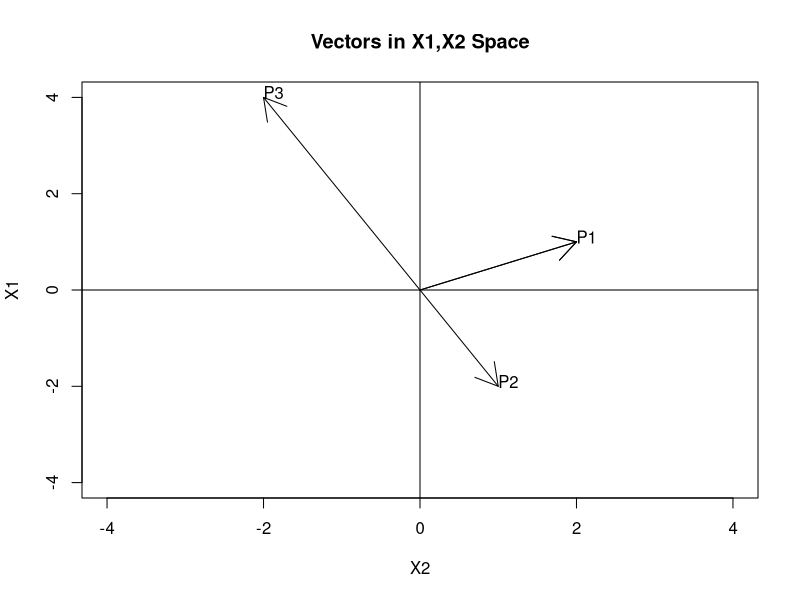
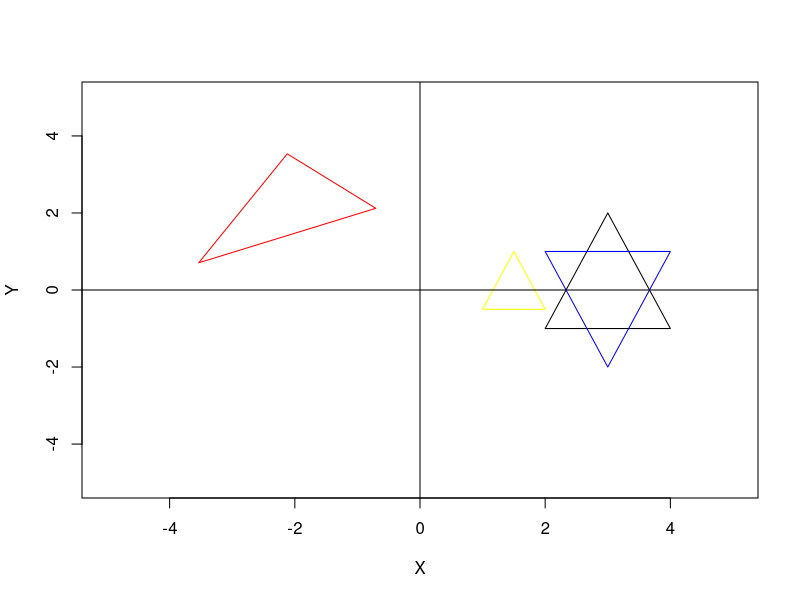

Write R code to recreate these figures, in order.
## ---- chunk 1
knitr::opts_chunk$set(echo = TRUE)
## ---- chunk 2
p1 <- c(2,1)
p2 <- c(1,-2)
p3 <- c(-2,4)

mat <- cbind(p1,p2,p3)
plot(NULL,xlim=c(-4,4),ylim=c(-4,4),ylab="X1",xlab="X2",main="Vectors in X1,X2 Space")
arrows(rep(0,4), rep(0,4), mat[1,], mat[2,])
text(x=mat[1,], y=mat[2,]+0.1, 0, labels=c("P1","P2","P3"))
abline(v=0)
abline(h=0)
## ---- chunk 3
a<-matrix(c(1,0,0,1,1,2,2,2,3),3,3,byrow=T)
b<-matrix(c(0,1,2,-1,3,0),3,2,byrow=T)
c <- matrix(c(1,1,2,0,1,1,0,1,2),3,3,byrow=T)
d <- matrix(c(4,1,0,0,5,0),2,3,byrow=T)
#a+b
a+c
#a+d
#b+d
a%*%b
a%*%c
#a%*%d
b%*%d
## ---- chunk 4
x <- matrix(c(2,-1),2,1)
y <- matrix(c(4,-1),2,1)
z <- matrix(c(3,2),2,1)
A <-matrix(c(-0.707,-0.707,0.707,-0.707),2,2,byrow=T)
B <-matrix(c(1,0,0,-1),2,2,byrow=T)
C <-matrix(c(0.5,0,0,0.5),2,2,byrow=T)

t1 <- rbind(t(x),t(y),t(z))
t1a <- rbind(t(A%*%x),t(A%*%y),t(A%*%z))
t1b <- rbind(t(B%*%x),t(B%*%y),t(B%*%z))
t1c <- rbind(t(C%*%x),t(C%*%y),t(C%*%z))
plot(NULL,xlim=c(-5,5),ylim=c(-5,5),xlab="X",ylab="Y")
polygon(t1,border="black")
polygon(t1a,border="red")
polygon(t1b,border="blue")
polygon(t1c,border="yellow")
abline(h=0)
abline(v=0)
